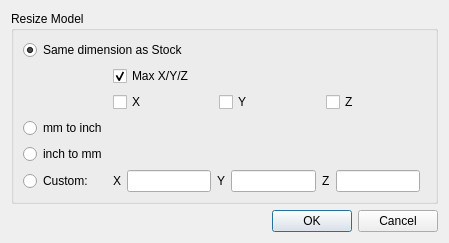
<?xml version="1.0" encoding="UTF-8"?>
<ui version="4.0">
 <class>ResizeModelDialog</class>
 <widget class="QDialog" name="ResizeModelDialog">
  <property name="windowModality">
   <enum>Qt::ApplicationModal</enum>
  </property>
  <property name="geometry">
   <rect>
    <x>0</x>
    <y>0</y>
    <width>449</width>
    <height>236</height>
   </rect>
  </property>
  <property name="windowTitle">
   <string>Dialog</string>
  </property>
  <property name="windowIcon">
   <iconset resource="pycam.qrc">
    <normaloff>:/pycam/icons/logo_16px.png</normaloff>:/pycam/icons/logo_16px.png</iconset>
  </property>
  <property name="modal">
   <bool>true</bool>
  </property>
  <layout class="QVBoxLayout" name="verticalLayout">
   <item>
    <widget class="QGroupBox" name="groupBox_5">
     <property name="title">
      <string>Resize Model</string>
     </property>
     <layout class="QGridLayout" name="gridLayout">
      <item row="2" column="1" colspan="2">
       <layout class="QHBoxLayout" name="horizontalLayout_2">
        <item>
         <widget class="QCheckBox" name="checkBox_scalex">
          <property name="text">
           <string>X</string>
          </property>
          <property name="checked">
           <bool>false</bool>
          </property>
         </widget>
        </item>
        <item>
         <widget class="QCheckBox" name="checkBox_scaley">
          <property name="text">
           <string>Y</string>
          </property>
         </widget>
        </item>
        <item>
         <widget class="QCheckBox" name="checkBox_scalez">
          <property name="text">
           <string>Z</string>
          </property>
         </widget>
        </item>
       </layout>
      </item>
      <item row="1" column="1">
       <widget class="QCheckBox" name="checkBox_scalemax">
        <property name="text">
         <string>Max X/Y/Z</string>
        </property>
        <property name="checked">
         <bool>true</bool>
        </property>
        <property name="autoExclusive">
         <bool>false</bool>
        </property>
       </widget>
      </item>
      <item row="4" column="0">
       <widget class="QRadioButton" name="radioButton_inch_to_mm">
        <property name="text">
         <string>inch to mm</string>
        </property>
       </widget>
      </item>
      <item row="3" column="0">
       <widget class="QRadioButton" name="radioButton_mm_to_inch">
        <property name="text">
         <string>mm to inch</string>
        </property>
       </widget>
      </item>
      <item row="0" column="0" colspan="2">
       <widget class="QRadioButton" name="radioButton_stock_size">
        <property name="text">
         <string>Same dimension as Stock</string>
        </property>
        <property name="checked">
         <bool>true</bool>
        </property>
       </widget>
      </item>
      <item row="5" column="0">
       <widget class="QRadioButton" name="radioButton_custom_size">
        <property name="text">
         <string>Custom:</string>
        </property>
       </widget>
      </item>
      <item row="5" column="1">
       <layout class="QHBoxLayout" name="horizontalLayout">
        <item>
         <widget class="QLabel" name="label">
          <property name="text">
           <string>X</string>
          </property>
          <property name="buddy">
           <cstring>lineEdit_dimx</cstring>
          </property>
         </widget>
        </item>
        <item>
         <widget class="QLineEdit" name="lineEdit_dimx"/>
        </item>
        <item>
         <widget class="QLabel" name="label_2">
          <property name="text">
           <string>Y</string>
          </property>
          <property name="buddy">
           <cstring>lineEdit_dimx</cstring>
          </property>
         </widget>
        </item>
        <item>
         <widget class="QLineEdit" name="lineEdit_dimy"/>
        </item>
        <item>
         <widget class="QLabel" name="label_3">
          <property name="text">
           <string>Z</string>
          </property>
          <property name="buddy">
           <cstring>lineEdit_dimx</cstring>
          </property>
         </widget>
        </item>
        <item>
         <widget class="QLineEdit" name="lineEdit_dimz"/>
        </item>
       </layout>
      </item>
     </layout>
    </widget>
   </item>
   <item>
    <widget class="QDialogButtonBox" name="buttonBox">
     <property name="orientation">
      <enum>Qt::Horizontal</enum>
     </property>
     <property name="standardButtons">
      <set>QDialogButtonBox::Cancel|QDialogButtonBox::Ok</set>
     </property>
    </widget>
   </item>
  </layout>
 </widget>
 <resources>
  <include location="pycam.qrc"/>
 </resources>
 <connections>
  <connection>
   <sender>buttonBox</sender>
   <signal>accepted()</signal>
   <receiver>ResizeModelDialog</receiver>
   <slot>accept()</slot>
   <hints>
    <hint type="sourcelabel">
     <x>248</x>
     <y>254</y>
    </hint>
    <hint type="destinationlabel">
     <x>157</x>
     <y>274</y>
    </hint>
   </hints>
  </connection>
  <connection>
   <sender>buttonBox</sender>
   <signal>rejected()</signal>
   <receiver>ResizeModelDialog</receiver>
   <slot>reject()</slot>
   <hints>
    <hint type="sourcelabel">
     <x>316</x>
     <y>260</y>
    </hint>
    <hint type="destinationlabel">
     <x>286</x>
     <y>274</y>
    </hint>
   </hints>
  </connection>
 </connections>
</ui>
